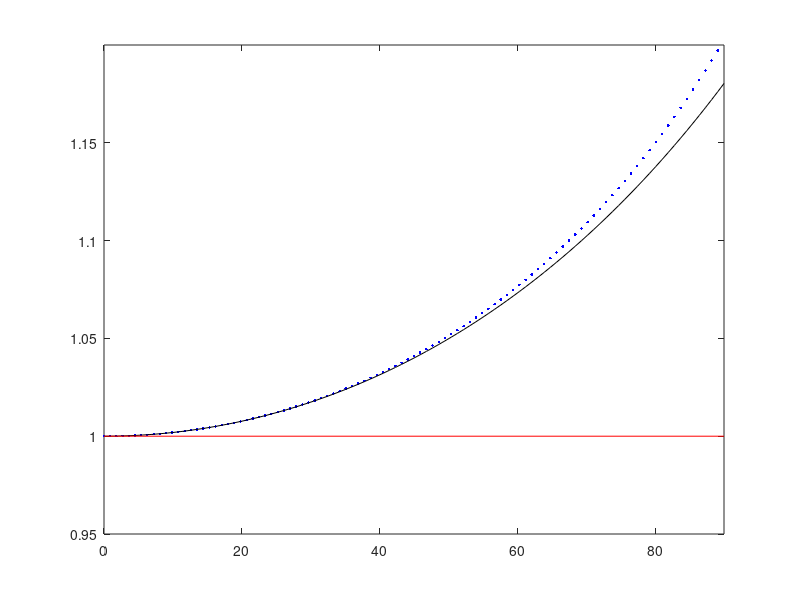

Here is the MATLAB script that generated this plot: (Note: this script raises an error after producing the figure.)
%pend1.m
%Program designed to compare the period of a pendulum with the next approximation
%beyond the linear simple pendulum formula. In the simple pendulum, the period is 
%independent of amplitude
clear;
N=100;
thmax=90;% note at 180, the period is infinite - pendulum gets stuck
dth=thmax/N;
th=[0:dth:thmax];% in degrees
%MATLAB defines the complete elliptic integral of the first kind as:
% ellipke(m)=Integral of (1-m*sin^2(t)) on the interval 0 <= t <= pi/2
% Thus Matlab's m is actually our k^2, where k=sin(theta/2)
m=sin(th*2*pi/360/2).^2 ;
% Periods in units of simple pendulum tau=2*pi*sqrt(l/g)
y1=1./sqrt(1-(th*2*pi/360).^2/8);    %the nonlinear approximation
y2=2*ellipke(m)/pi;                  %full solution for the period versus amplitude
plot(th,y1,'b.',th,y2,'k-')
line([0,thmax],[1,1],'color','red'); %the simple harmonic oscilator period taken as one
axis([0 thmax 0.95 1.2]);
h=legend('\tau non-linear-approx','\tau-full','\tau_0',0);
set(h,'FontSize',14)
xlabel('Amplitude(Degrees)','FontSize',14)
ylabel('Period','FontSize',14)
title('Comparison of the Periods','FontSize',14)
